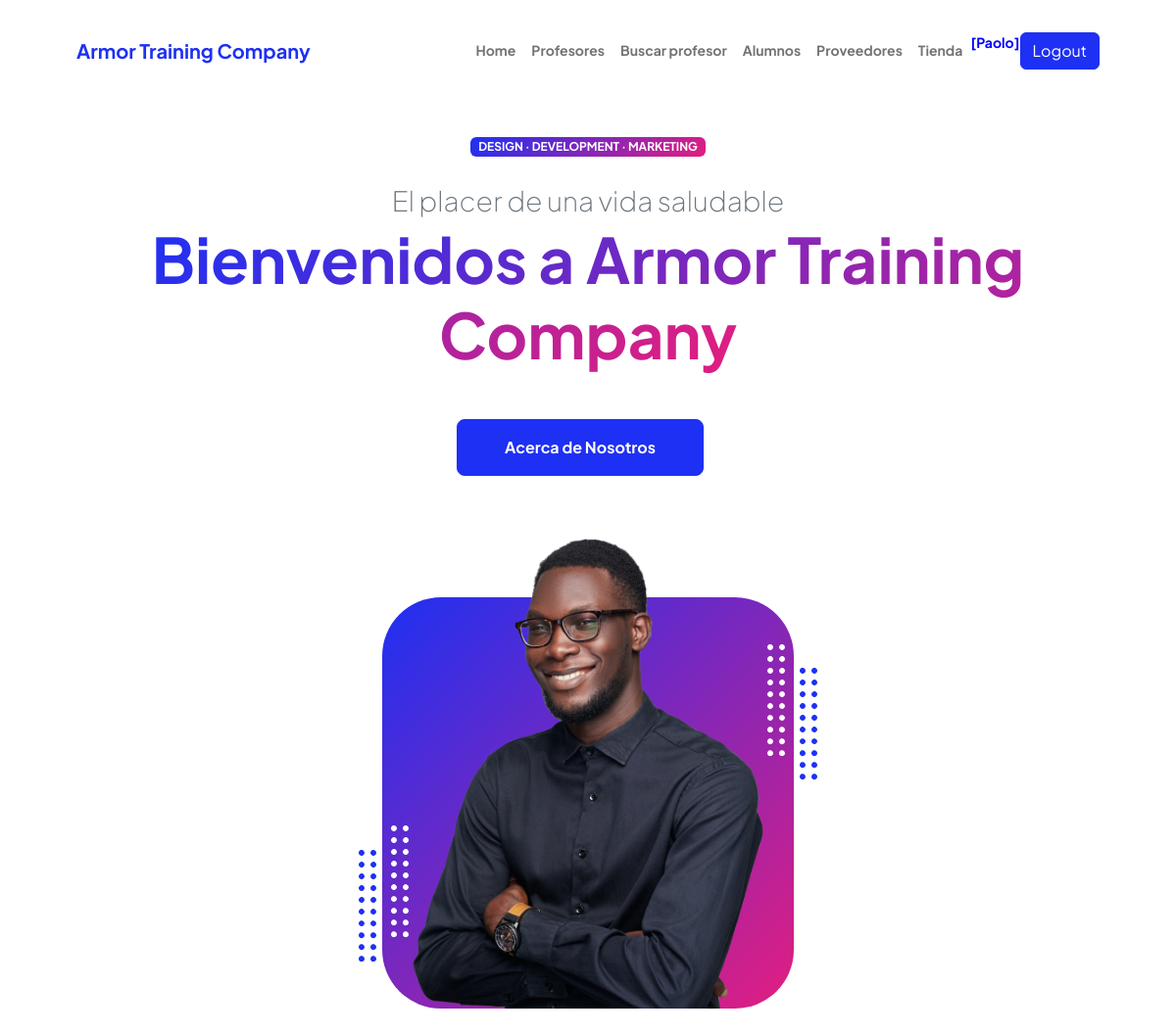
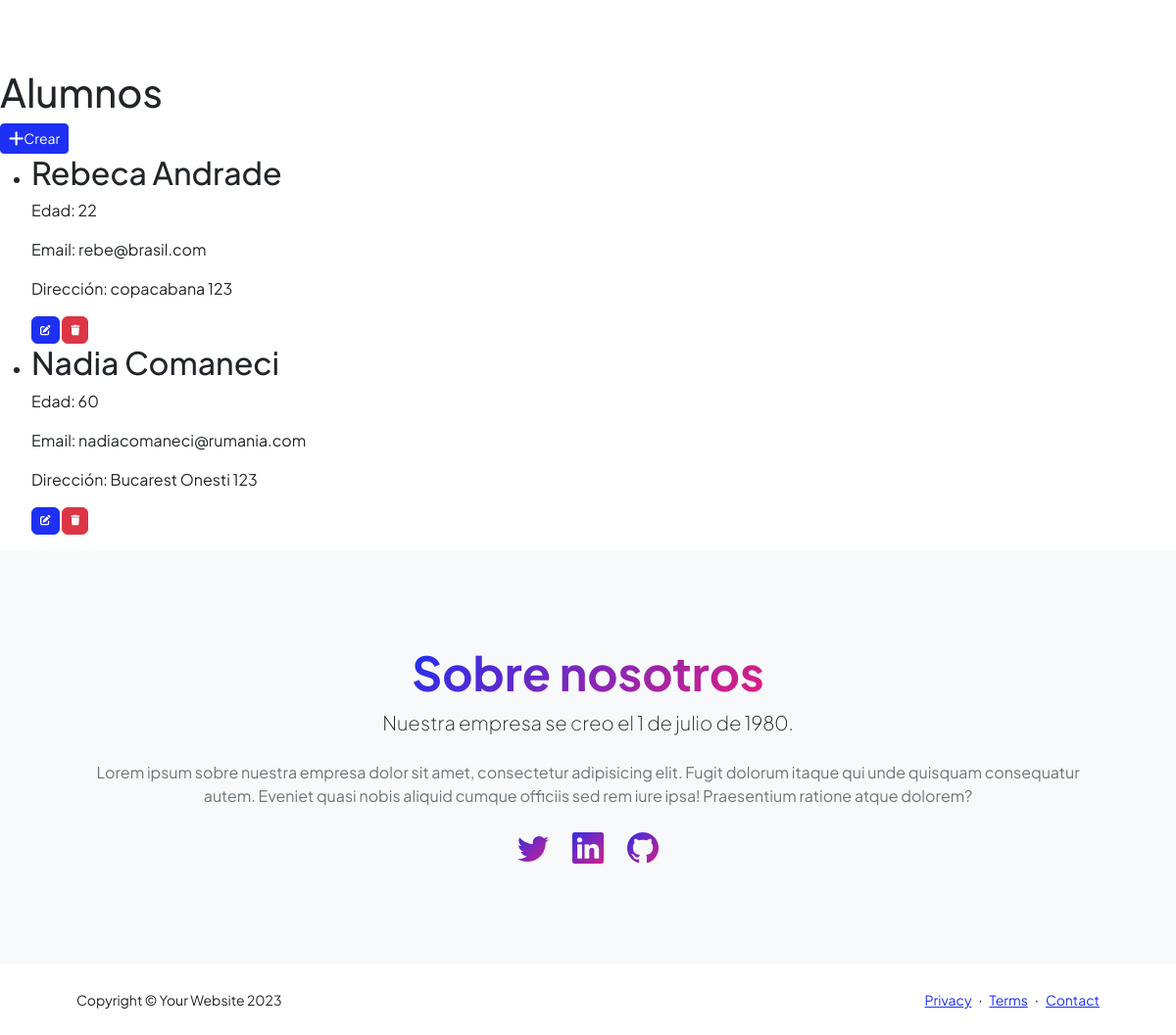
Page /alumnos/ (signed in) on the committed database (2 pictures, top to bottom).
### entidades/models.py (models this page shows, shortened)
class Alumno(models.Model):
    nombre= models.CharField(max_length=50)
    edad=models.IntegerField()
    email=models.EmailField()
    direccion= models.CharField(max_length=50)

### entidades/views.py (the view)
# urls.py: path('alumnos/', alumnos, name="alumnos"),
@login_required
def alumnos(request):
    if request.user.is_authenticated:
        contexto = {"alumnos":Alumno.objects.all()}
        return render(request,"entidades/alumnos.html", contexto)
    else:
        return render(request,"entidades/login.html")

### entidades/templates/entidades/alumnos.html (shortened to what this page needs)
{% extends 'entidades/index.html' %}
{% block contenido %}
<h1>Alumnos</h1>
<a
href="{% url 'alumnoForm' %}"
class="btn btn-primary btn-sm"
>Crear
</a>
<br>
<ul>
    {% for alumno in alumnos %}
    <li>
        <h2>{{ alumno.nombre }}</h2>
        <p>Edad: {{ alumno.edad }}</p>
        <p>Email: {{ alumno.email }}</p>
        <p>Dirección: {{ alumno.direccion }}</p>
        <a
            href="{% url 'alumnoUpdate' alumno.id %}"
            class="btn btn-primary"
            style="--bs-btn-padding-y: .25rem; --bs-btn-padding-x: .5rem; --bs-btn-font-size: .75rem;">
        </a>
        <a
            href="{% url 'alumnoDelete' alumno.id %}"
            class="btn btn-danger"
            style="--bs-btn-padding-y: .25rem; --bs-btn-padding-x: .5rem; --bs-btn-font-size: .75rem;">
        </a>
    </li>
    {% empty %}
    <li>No hay alumnos disponibles.</li>
    {% endfor %}
</ul>
{% endblock contenido %}

### entidades/templates/entidades/index.html (shortened to what this page needs)
<!DOCTYPE html>
<html lang="en">
    <head>
        {% load static %}
        <link href="https://cdn.jsdelivr.net/npm/bootstrap-icons@1.8.1/font/bootstrap-icons.css" rel="stylesheet" />
        <link rel="stylesheet" href="https://cdnjs.cloudflare.com/ajax/libs/font-awesome/6.4.0/css/all.min.css">
        <link href="{% static 'css/styles.css' %}" rel="stylesheet" />
    </head>
    <body class="d-flex flex-column h-100">
        <main class="flex-shrink-0">
            <nav class="navbar navbar-expand-lg navbar-light bg-white py-3">
                <div class="container px-5">
                    <a class="navbar-brand" href="{% url 'home' %}"><span class="fw-bolder text-primary">Armor Training Company</span></a>
                    <div class="collapse navbar-collapse" id="navbarSupportedContent">
                        <ul class="navbar-nav ms-auto mb-2 mb-lg-0 small fw-bolder">
                            <li class="nav-item"><a class="nav-link" href="{% url 'home' %}">Home</a></li>
                            {% if user.is_authenticated %}
                            <li class="nav-item"><a class="nav-link" href="{% url 'profesores' %}">Profesores</a></li>
                            <li class="nav-item"><a class="nav-link" href="{% url 'BusquedaProfesion' %}">Buscar profesor</a></li>
                            <li class="nav-item"><a class="nav-link" href="{% url 'alumnos' %}">Alumnos</a></li>
                            <li class="nav-item"><a class="nav-link" href="{% url 'proveedores' %}">Proveedores</a></li>
                            <li class="nav-item"><a class="nav-link" href="{% url 'comprar' %}">Tienda  </a></li>
                            <p style="color:blue"> [{{user.username}}]</p>
                            <form method="post" action="{% url 'logout' %}">
                                <button class="btn btn-primary" type="submit">Logout</button>
                            </form>
                            {% else %}
                            <a class="btn btn-primary" href="{% url 'login' %}">Login</a>
                            <a class="btn btn-success" href="{% url 'registro' %}">Registrate</a>
                            {% endif %}
                        </ul>
                    </div>
                </div>
            </nav>
            <header class="py-5">
                <div class="container px-5 pb-5">
                    <div class="row gx-5 align-items-center">
                        <div class="col-xxl-5">
                            <div class="text-center text-xxl-start">
                                <div class="badge bg-gradient-primary-to-secondary text-white mb-4"><div class="text-uppercase">Design &middot; Development &middot; Marketing</div></div>
                                <div class="fs-3 fw-light text-muted">El placer de una vida saludable</div>
                                <h1 class="display-3 fw-bolder mb-5"><span class="text-gradient d-inline">Bienvenidos a Armor Training Company</span></h1>
                                <div class="d-grid gap-3 d-sm-flex justify-content-sm-center justify-content-xxl-start mb-3">
                                    <a class="btn btn-primary btn-lg px-5 py-3 me-sm-3 fs-6 fw-bolder" href="{% url 'home' %}">Acerca de Nosotros</a>
                                </div>
                            </div>
                        </div>
                        <div class="col-xxl-7">
                            <div class="d-flex justify-content-center mt-5 mt-xxl-0">
                                <div class="profile bg-gradient-primary-to-secondary">
                                    <img class="profile-img" src="assets/profile.png" alt="..." />
                                    <div class="dots-1">
                                    </div>
                                    <div class="dots-2">
                                    </div>
                                    <div class="dots-3">
                                    </div>
                                    <div class="dots-4">
                                    </div>
                                </div>
                            </div>
                        </div>
                    </div>
                </div>
            </header>
            {% block contenido %}{% endblock contenido %}
            <section class="bg-light py-5">
                <div class="container px-5">
                    <div class="row gx-5 justify-content-center">
                        <div class="col-xxl-8">
                            <div class="text-center my-5">
                                <h2 class="display-5 fw-bolder"><span class="text-gradient d-inline">Sobre nosotros</span></h2>
                                <p class="lead fw-light mb-4">Nuestra empresa se creo el 1 de julio de 1980.</p>
                                <p class="text-muted">Lorem ipsum sobre nuestra empresa dolor sit amet, consectetur adipisicing elit. Fugit dolorum itaque qui unde quisquam consequatur autem. Eveniet quasi nobis aliquid cumque officiis sed rem iure ipsa! Praesentium ratione atque dolorem?</p>
                                <div class="d-flex justify-content-center fs-2 gap-4">
                                    <a class="text-gradient" href="#!"><i class="bi bi-twitter"></i></a>
                                    <a class="text-gradient" href="#!"><i class="bi bi-linkedin"></i></a>
                                    <a class="text-gradient" href="#!"><i class="bi bi-github"></i></a>
                                </div>
                            </div>
                        </div>
                    </div>
                </div>
            </section>
        </main>
        <footer class="bg-white py-4 mt-auto">
            <div class="container px-5">
                <div class="row align-items-center justify-content-between flex-column flex-sm-row">
                    <div class="col-auto"><div class="small m-0">Copyright &copy; Your Website 2023</div></div>
                    <div class="col-auto">
                        <a class="small" href="#!">Privacy</a>
                        <span class="mx-1">&middot;</span>
                        <a class="small" href="#!">Terms</a>
                        <span class="mx-1">&middot;</span>
                        <a class="small" href="#!">Contact</a>
                    </div>
                </div>
            </div>
        </footer>
    </body>
</html>

### rows in the picture
Alumno: nombre "Rebeca Andrade", edad "22", email "rebe@brasil.com", direccion "copacabana 123"
Alumno: nombre "Nadia Comaneci", edad "60", email "nadiacomaneci@rumania.com", direccion "Bucarest Onesti 123"

### other values in the picture
{{ user.username }} "Paolo"
